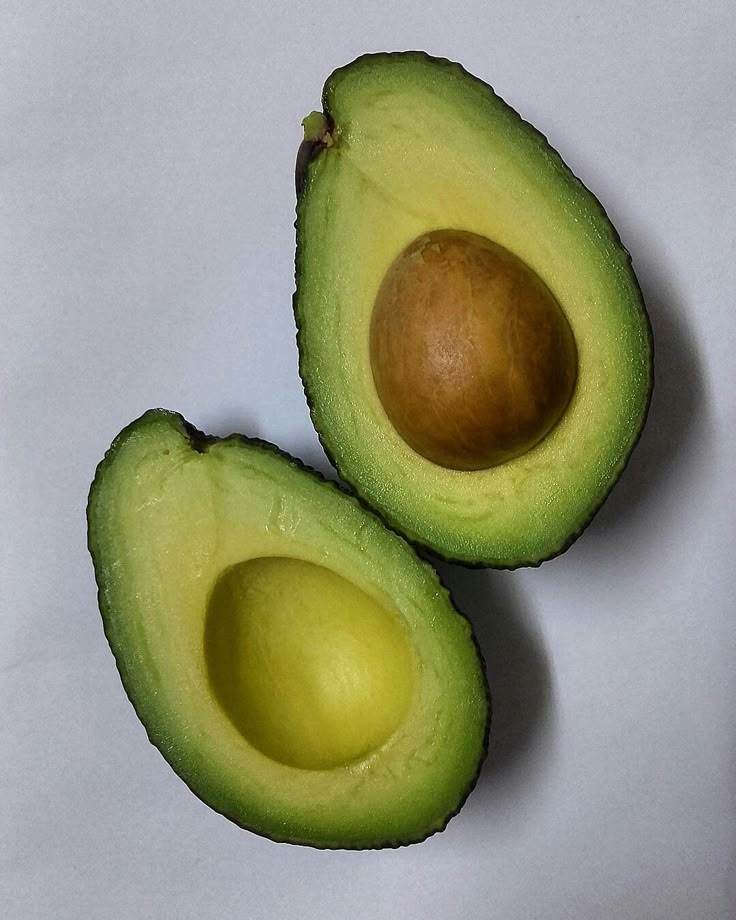
#> input picture computer vision practice/individual/p2/pic.jpg, 736 x 920 px
$ jupyter execute p2.ipynb   (older library calls are emulated)
#> lines starting #> are read from the running program, lines starting #| are printed output that depends on the picture
# Gradient viewer
### Compute Sobel x and y gradients, gradient magnitude and direction, and the Laplacian of one image

[cell 1]
import cv2
import numpy as np
import matplotlib.pyplot as plt

[cell 2]
gray=cv2.imread('pic.jpg',0)
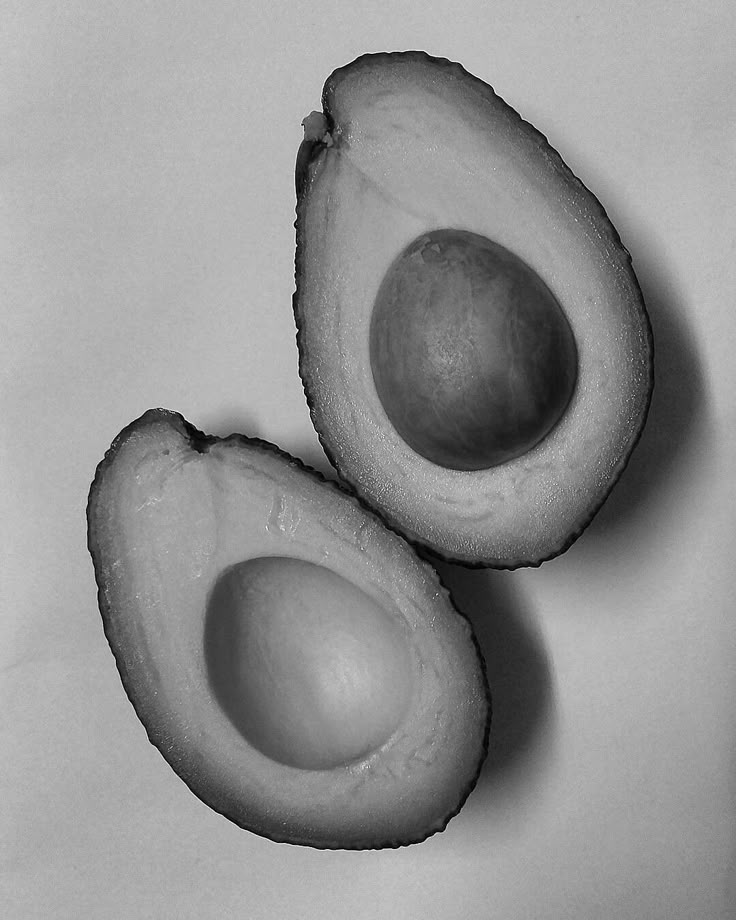
#> gray: shape (920, 736); min 0, max 255, mean 145.9

[cell 3]
gx=cv2.Sobel(gray,cv2.CV_64F,1,0,ksize=3)
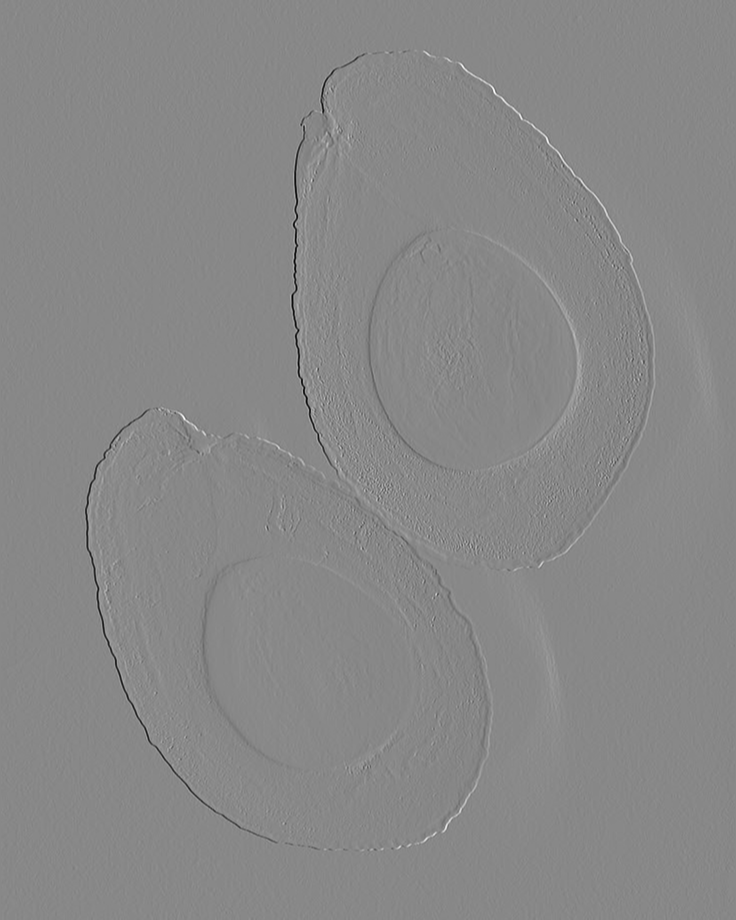
#> gx: shape (920, 736) float64; min -956, max 834, mean -0.3; drawn with min black and max white
gy=cv2.Sobel(gray,cv2.CV_64F,0,1,ksize=3)

magnitude,angle=cv2.cartToPolar(gx, gy, angleInDegrees=True)
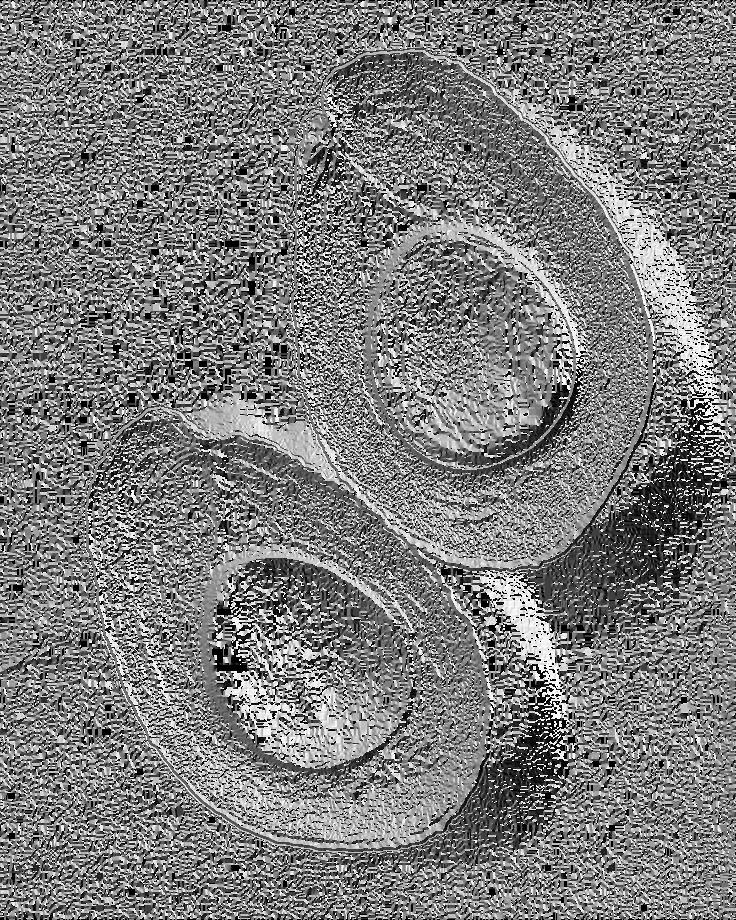
#> angle: shape (920, 736) float64; min 0, max 359.8, mean 175.3; drawn with min black and max white

lap=cv2.Laplacian(gray,cv2.CV_64F)

[cell 4]
gx_show=cv2.convertScaleAbs(gx)
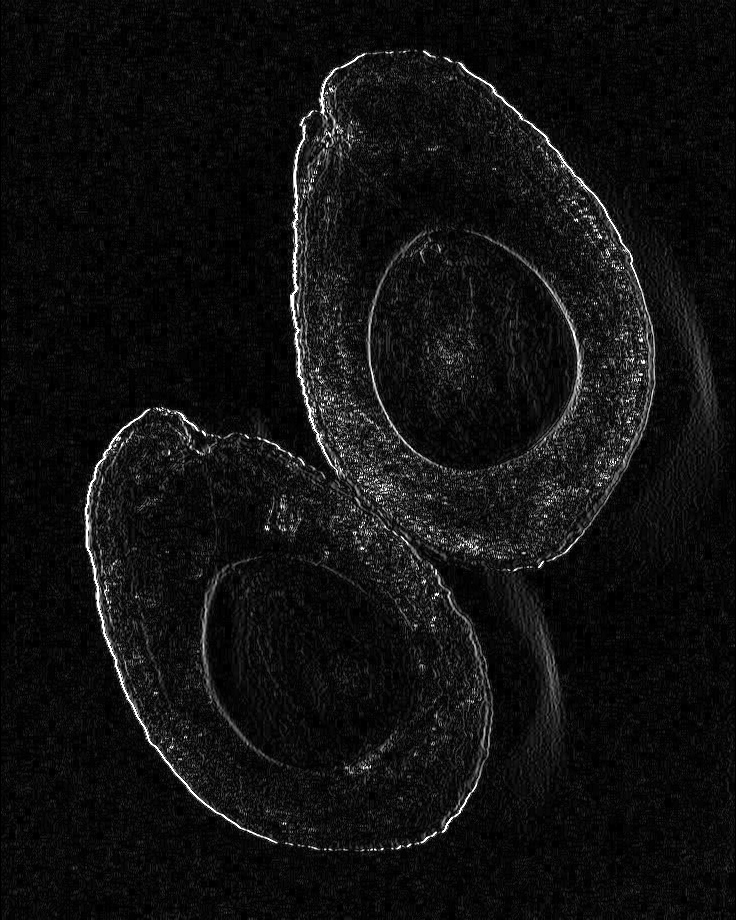
#> gx_show: shape (920, 736); min 0, max 255, mean 16.6
gy_show=cv2.convertScaleAbs(gy)
mag_show=cv2.convertScaleAbs(magnitude)
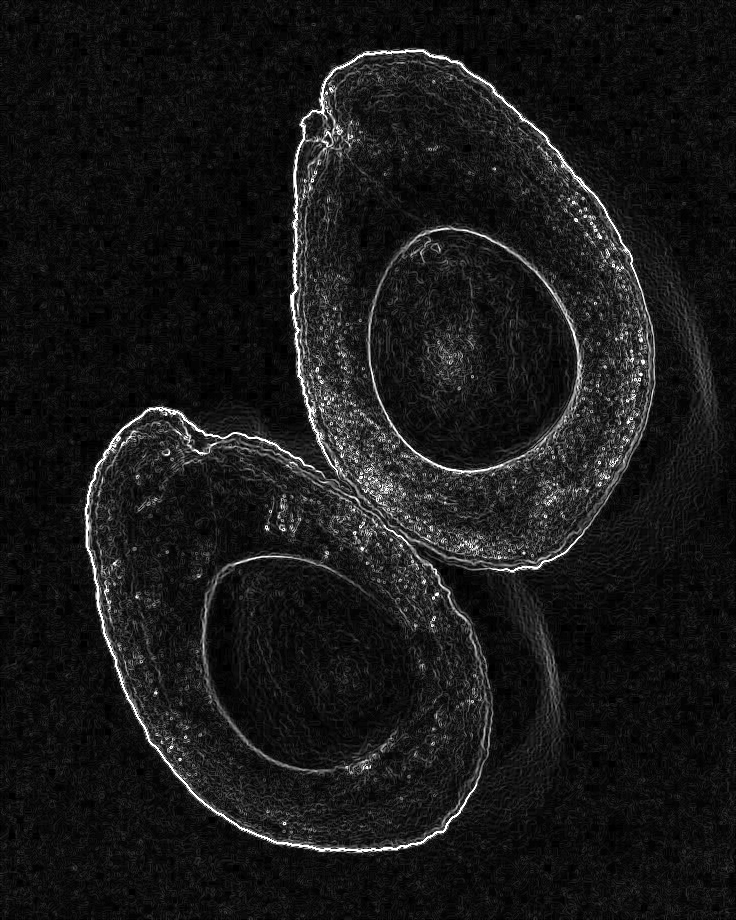
#> mag_show: shape (920, 736); min 0, max 255, mean 24.2
lap_show=cv2.convertScaleAbs(lap)
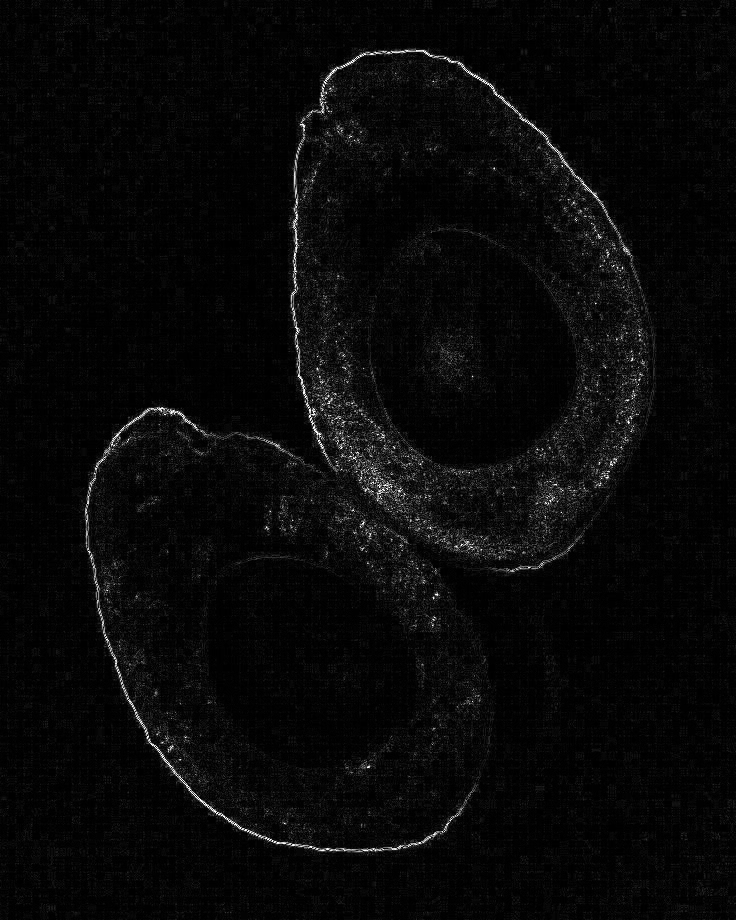
#> lap_show: shape (920, 736); min 0, max 255, mean 8.6

[cell 5]
fig,axes=plt.subplots(1,5,figsize=(20,5))

axes[0].imshow(gx_show,cmap='gray');axes[0].set_title('sobel_x')
axes[1].imshow(gy_show,cmap='gray');axes[1].set_title('sobel_y')
axes[2].imshow(mag_show,cmap='gray');axes[2].set_title('magnitude')
axes[3].imshow(angle,cmap='hsv');axes[3].set_title('direction')
axes[4].imshow(lap_show,cmap='gray');axes[4].set_title('laplacian')

for ax in axes:
    ax.axis('off')

plt.tight_layout()
plt.savefig('p2_figure.jpg')
plt.show()
